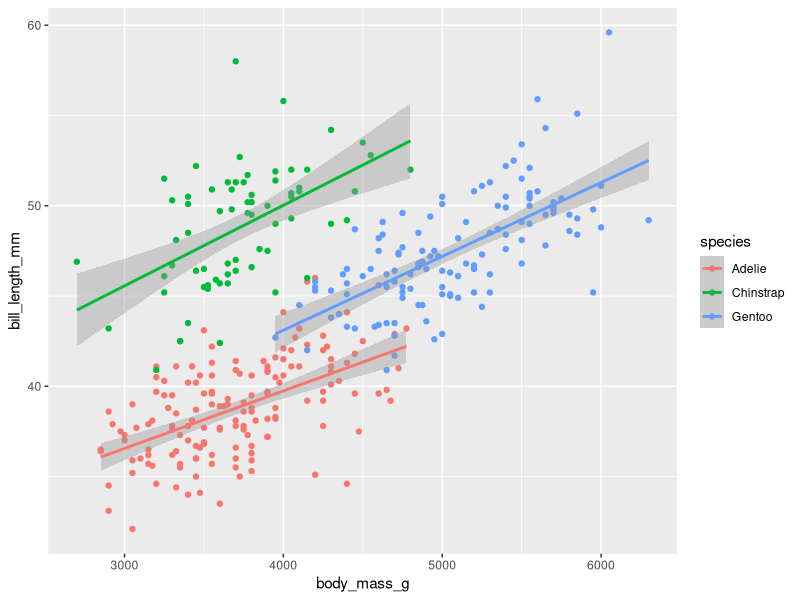
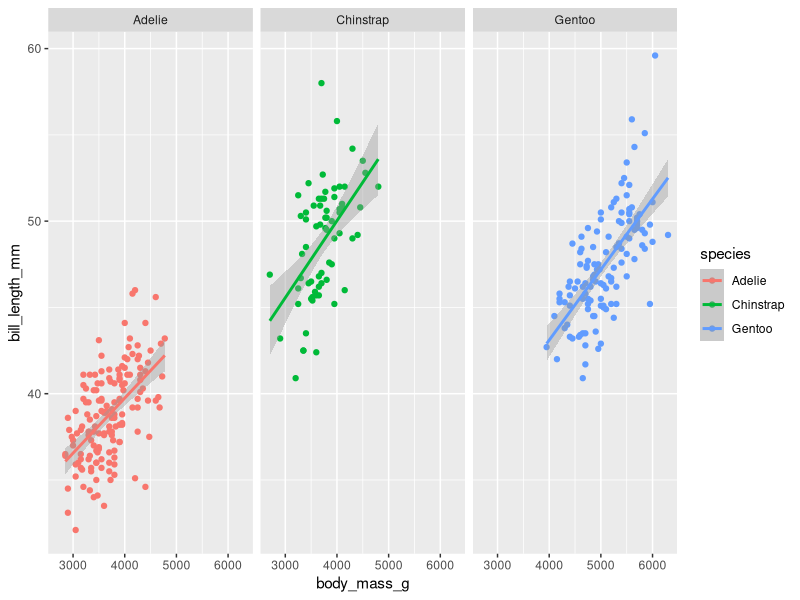
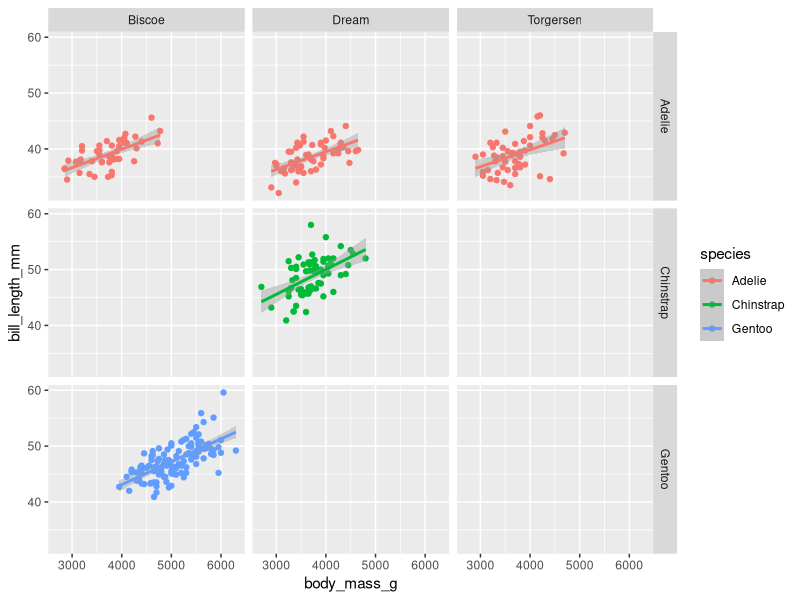
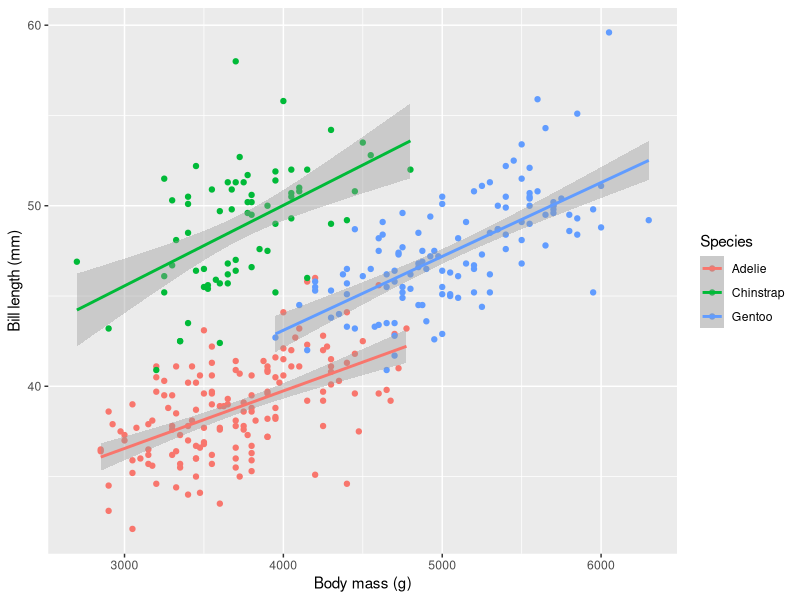
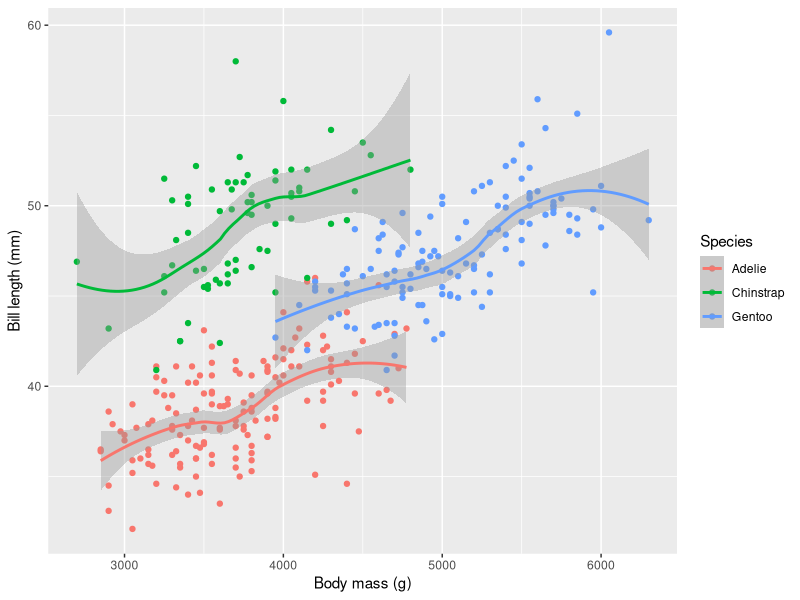
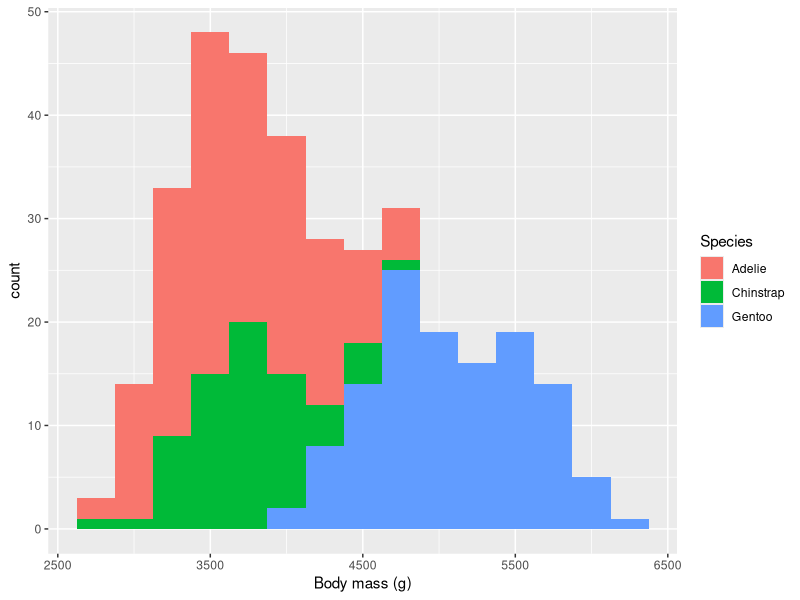
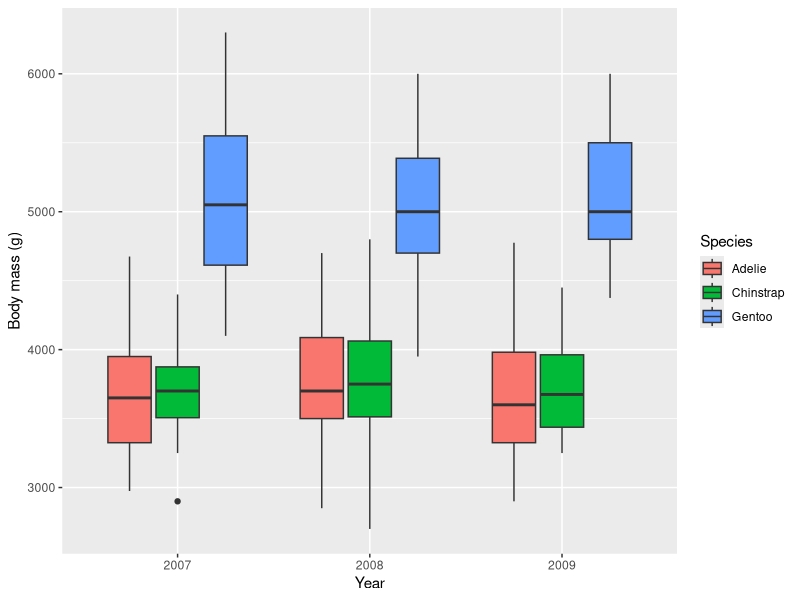
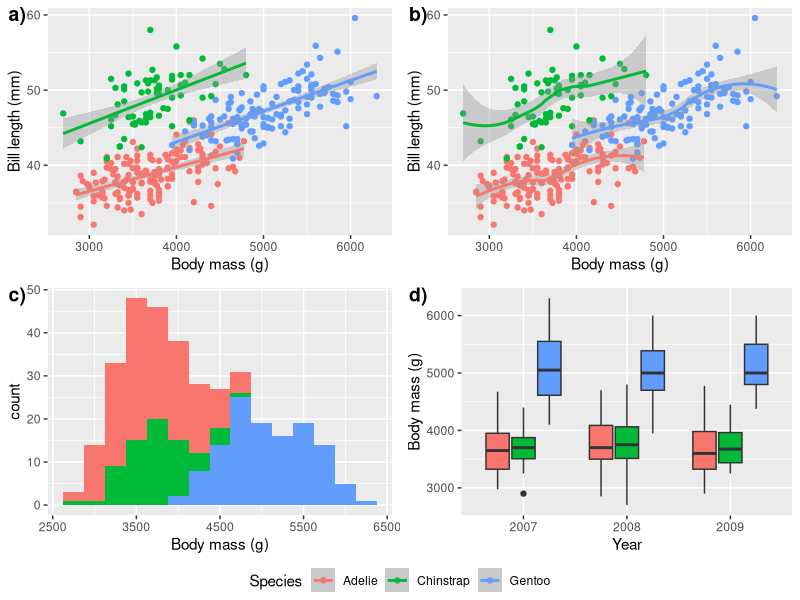

The R script that drew these images, in order:
# Script name: First Day Monday
# Author: Claudia Schmidt
# Date: 21.11.2022


# Libraries ---------------------------------------------------------------
# Remember to install packages!
library(tidyverse) # Contains ggplot2

library(ggpubr) # Helps us to combine figures

library(palmerpenguins) # Contains the dataset


# Data --------------------------------------------------------------------

# Load the dataset into the local environment
penguins <- penguins


# Example -----------------------------------------------------------------
#####Basic plot####
ggplot(data = penguins,
       aes(x = body_mass_g, y = bill_length_mm, colour = species)) +
  geom_point() +
  geom_smooth(method = "lm")

####Facet wrap####
ggplot(data = penguins,
       aes(x = body_mass_g, y = bill_length_mm, colour = species)) +
  geom_point() +
  geom_smooth(method = "lm") +
  # Can take one or two column names (e.g. island~species)
  facet_wrap(~species)

#####Facet grip####
ggplot(data = penguins,
       aes(x = body_mass_g, y = bill_length_mm, colour = species)) +
  geom_point() +
  geom_smooth(method = "lm") +
  # Takes two or more column names (e.g. species+sex~island)
  facet_grid(species~island)

#####plot object####
# Assign the ggplot2 code to an object name
lm_1 <- ggplot(data = penguins,
               aes(x = body_mass_g, y = bill_length_mm, colour = species)) +
  geom_point() +
  geom_smooth(method = "lm") +
  labs(x = "Body mass (g)", y = "Bill length (mm)", colour = "Species")

#Visualise the plot by calling the object
lm_1

####non-linear model####
nlm_1 <- ggplot(data = penguins,
                aes(x = body_mass_g, y = bill_length_mm, colour = species)) +
  geom_point() +
  geom_smooth() +
  labs(x = "Body mass (g)", y = "Bill length (mm)", colour = "Species")
nlm_1

####Histogramm####
histogram_1 <- ggplot(data = penguins, 
                      # NB: There is no y-axis value for histograms
                      aes(x = body_mass_g)) + 
  geom_histogram(aes(fill = species), position = "stack", binwidth = 250) +
  # NB: We use 'fill' here rather than 'colour'
  labs(x = "Body mass (g)", fill = "Species")
histogram_1

####Boxplot####
box_1 <- ggplot(data = penguins, 
                # Why 'as.factor()'?
                aes(x = as.factor(year),
                    y = body_mass_g)) + 
  geom_boxplot(aes(fill = species)) +
  labs(x = "Year", y = "Body mass (g)", fill = "Species") 
box_1

####Combine plots####
# List the names of the plot objects to combine 
grid_1 <- ggarrange(lm_1, nlm_1, histogram_1, box_1,
                    # Set number of rows and columns
                    ncol = 2, nrow = 2,
                    # Label each figure
                    labels = c("a)", "b)", "c)", "d)"),
                    # Create common legend
                    common.legend = TRUE,
                    # Set legend position
                    legend = "bottom")
grid_1

####Save plots####
# Different file types
ggsave(plot = grid_1, filename = "figures/grid_1.pdf")
ggsave(plot = grid_1, filename = "figures/grid_1.png")
ggsave(plot = grid_1, filename = "figures/grid_1.eps")

# Change dimensions
ggsave(plot = grid_1, filename = "figures/grid_1.png", 
       width = 10, height = 8)

# Change DPI
ggsave(plot = grid_1, filename = "figures/grid_1.png", dpi = 600)


# Exercise 1 --------------------------------------------------------------

# Create a new plot type and facet by gender
#Facet wrap
fw_1 <-  ggplot(data = na.omit(penguins),
                aes(x = body_mass_g, y = bill_length_mm, colour = species)) +
  geom_point() +
  labs(x = "Body mass (g)", y = "Bill length (mm)", colour = "Species")+
  # Can take one or two column names (e.g. island~species)
  facet_wrap(~sex)
fw_1

# Exercise 2 --------------------------------------------------------------

# Create a new plot type and facet by two categories
#Facet grip
fg_1 <- ggplot(data = na.omit(penguins),
               aes(x = body_mass_g, y = bill_length_mm, colour = species)) +
  geom_point() +
  geom_smooth() +
  labs(x = "Body mass (g)", y = "Bill length (mm)", colour = "Species")+
  # Takes two or more column names (e.g. species+sex~island)
  facet_grid(species~sex)
fg_1

# Exercise 3 --------------------------------------------------------------

# Combine all of the plots you've created so far

grid_2 <- ggarrange(fw_1,fg_1,
                    # Set number of rows and columns
                    ncol = 1, nrow = 2,
                    # Label each figure
                    labels = c("a)", "b)"),
                    # Create common legend
                    common.legend = TRUE,
                    # Set legend position
                    legend = "bottom")
grid_2

# Save them as a high-res file larger than 2 MB
#Save plots
# Different file types
ggsave(plot = grid_2, filename = "figures/grid_2.pdf")
ggsave(plot = grid_2, filename = "figures/grid_2.png")
ggsave(plot = grid_2, filename = "figures/grid_2.eps")

# Change dimensions
ggsave(plot = grid_2, filename = "figures/grid_2.png", 
       width = 10, height = 8)

# Change DPI
ggsave(plot = grid_2, filename = "figures/grid_2.png", dpi = 2000)


# BONUS -------------------------------------------------------------------

# Use a different package to combine plots

